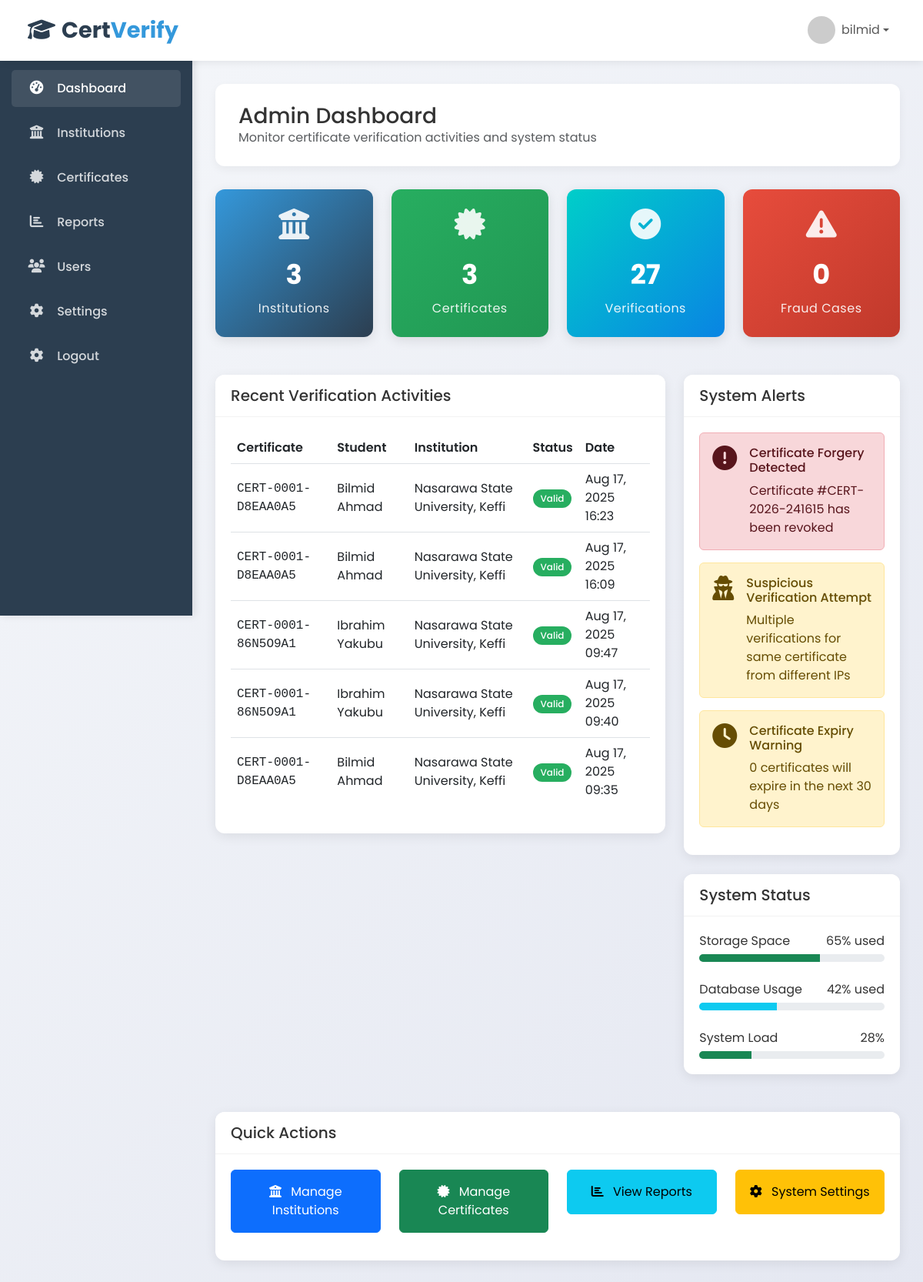
Page /admin/dashboard.php (signed in) on the committed database.
### tables this page shows
CREATE TABLE `verifications` (
  `id` int(11) NOT NULL,
  `certificate_id` int(11) NOT NULL,
  `verifier_ip` varchar(50) DEFAULT NULL,
  `verifier_details` text DEFAULT NULL,
  `verification_date` timestamp NOT NULL DEFAULT current_timestamp(),
  `status` enum('valid','invalid','revoked') NOT NULL
);

CREATE TABLE `certificates` (
  `id` int(11) NOT NULL,
  `institution_id` int(11) NOT NULL,
  `certificate_number` varchar(50) NOT NULL,
  `student_name` varchar(255) NOT NULL,
  `course_name` varchar(255) NOT NULL,
  `issue_date` date NOT NULL,
  `expiry_date` date DEFAULT NULL,
  `qr_code` varchar(255) DEFAULT NULL,
  `digital_signature` text DEFAULT NULL,
  `file_path` varchar(255) DEFAULT NULL,
  `is_revoked` tinyint(1) DEFAULT 0,
  `created_at` timestamp NOT NULL DEFAULT current_timestamp()
);

CREATE TABLE `institutions` (
  `id` int(11) NOT NULL,
  `name` varchar(255) NOT NULL,
  `email` varchar(255) NOT NULL,
  `password` varchar(255) NOT NULL,
  `address` text DEFAULT NULL,
  `phone` varchar(20) DEFAULT NULL,
  `api_key` varchar(255) DEFAULT NULL,
  `is_active` tinyint(1) DEFAULT 1,
  `created_at` timestamp NOT NULL DEFAULT current_timestamp(),
  `last_login` datetime DEFAULT NULL
);

### includes/db.php (called while the page is built, shortened)
<?php
class Database {
    private $conn;
    public function __construct() {
        $this->conn = new mysqli(DB_HOST, DB_USER, DB_PASS, DB_NAME);
    }
    public function query($sql) {
        return $this->conn->query($sql);
    }
}
$db = new Database();
?>

### admin/dashboard.php (the view, shortened to what this page needs)
<?php
global $db;
$institutionsCount = $db->query("SELECT COUNT(*) FROM institutions")->fetch_row()[0];
$certificatesCount = $db->query("SELECT COUNT(*) FROM certificates")->fetch_row()[0];
$verificationsCount = $db->query("SELECT COUNT(*) FROM verifications")->fetch_row()[0];
$fraudCases = $db->query("SELECT COUNT(*) FROM verifications WHERE status = 'revoked' OR status = 'invalid'")->fetch_row()[0];
$recentVerifications = $db->query("
    SELECT
        v.id,
        c.certificate_number,
        c.student_name as student,
        i.name as institution,
        v.status,
        v.verification_date as date
    FROM verifications v
    JOIN certificates c ON v.certificate_id = c.id
    JOIN institutions i ON c.institution_id = i.id
    ORDER BY v.verification_date DESC
    LIMIT 5
")->fetch_all(MYSQLI_ASSOC);
$systemAlerts = [
    [
        'type' => 'danger',
        'icon' => 'exclamation-circle',
        'title' => 'Certificate Forgery Detected',
        'message' => 'Certificate #CERT-'.date('Y').'-'.rand(100000,999999).' has been revoked'
    ],
    [
        'type' => 'warning',
        'icon' => 'user-secret',
        'title' => 'Suspicious Verification Attempt',
        'message' => 'Multiple verifications for same certificate from different IPs'
    ],
    [
        'type' => 'warning',
        'icon' => 'clock',
        'title' => 'Certificate Expiry Warning',
        'message' => $db->query("SELECT COUNT(*) FROM certificates WHERE DATEDIFF(expiry_date, NOW()) BETWEEN 0 AND 30")->fetch_row()[0].' certificates will expire in the next 30 days'
    ]
];
$storageUsage = 65;
$dbUsage = 42;
$systemLoad = 28;
?>
<!DOCTYPE html>
<html lang="en">
<head>
    <link href="https://cdn.jsdelivr.net/npm/bootstrap@5.3.0/dist/css/bootstrap.min.css" rel="stylesheet">
    <link rel="stylesheet" href="https://cdnjs.cloudflare.com/ajax/libs/font-awesome/6.4.0/css/all.min.css">
</head>
<body>
    <nav class="navbar navbar-expand-lg navbar-light">
        <div class="container-fluid">
            <a class="navbar-brand logo" href="dashboard.php">
                <i class="fas fa-graduation-cap me-2"></i>Cert<span>Verify</span>
            </a>
            <div class="collapse navbar-collapse" id="navbarNav">
                <ul class="navbar-nav ms-auto">
                    <li class="nav-item dropdown">
                        <a class="nav-link dropdown-toggle d-flex align-items-center" href="#" id="navbarDropdown" role="button" data-bs-toggle="dropdown">
                            <img src="https://ui-avatars.com/api/?name=Admin+User&background=3498db&color=fff" class="rounded-circle me-2" width="36" height="36">
                            <span><?php echo $_SESSION['admin_username'] ?? 'Admin'; ?></span>
                        </a>
                    </li>
                </ul>
            </div>
        </div>
    </nav>
    <div class="sidebar">
        <ul class="nav flex-column mt-3">
            <li class="nav-item">
                <a class="nav-link active" href="dashboard.php">
                    <i class="fas fa-tachometer-alt"></i> Dashboard
                </a>
            </li>
            <li class="nav-item">
                <a class="nav-link" href="manage-institutions.php">
                    <i class="fas fa-university"></i> Institutions
                </a>
            </li>
            <li class="nav-item">
                <a class="nav-link" href="manage-certificates.php">
                    <i class="fas fa-certificate"></i> Certificates
                </a>
            </li>
            <li class="nav-item">
                <a class="nav-link" href="reports.php">
                    <i class="fas fa-chart-bar"></i> Reports
                </a>
            </li>
            <li class="nav-item">
                <a class="nav-link" href="manage-users.php">
                    <i class="fas fa-users"></i> Users
                </a>
            </li>
            <li class="nav-item">
                <a class="nav-link" href="settings.php">
                    <i class="fas fa-cog"></i> Settings
                </a>
            </li>
            <li class="nav-item">
                <a class="nav-link" href="logout.php">
                    <i class="fas fa-cog"></i> Logout
                </a>
            </li>
        </ul>
    </div>
    <div class="main-content">
        <div class="dashboard-header">
            <h1 class="h3 mb-0">Admin Dashboard</h1>
            <p class="text-muted mb-0">Monitor certificate verification activities and system status</p>
        </div>
        <div class="row">
            <div class="col-xl-3 col-md-6">
                <div class="stat-card widget-primary fade-in">
                    <i class="fas fa-university"></i>
                    <div class="number"><?php echo number_format($institutionsCount); ?></div>
                    <div class="label">Institutions</div>
                </div>
            </div>
            <div class="col-xl-3 col-md-6">
                <div class="stat-card widget-success fade-in delay-1">
                    <i class="fas fa-certificate"></i>
                    <div class="number"><?php echo number_format($certificatesCount); ?></div>
                    <div class="label">Certificates</div>
                </div>
            </div>
            <div class="col-xl-3 col-md-6">
                <div class="stat-card widget-info fade-in delay-2">
                    <i class="fas fa-check-circle"></i>
                    <div class="number"><?php echo number_format($verificationsCount); ?></div>
                    <div class="label">Verifications</div>
                </div>
            </div>
            <div class="col-xl-3 col-md-6">
                <div class="stat-card widget-danger fade-in delay-3">
                    <i class="fas fa-exclamation-triangle"></i>
                    <div class="number"><?php echo number_format($fraudCases); ?></div>
                    <div class="label">Fraud Cases</div>
                </div>
            </div>
        </div>
        <div class="row mt-4">
            <div class="col-lg-8">
                <div class="content-card">
                    <div class="card-header">
                        <h5 class="mb-0">Recent Verification Activities</h5>
                    </div>
                    <div class="table-container">
                        <div class="table-responsive">
                            <table class="table">
                                <thead>
                                    <tr>
                                        <th>Certificate</th>
                                        <th>Student</th>
                                        <th>Institution</th>
                                        <th>Status</th>
                                        <th>Date</th>
                                    </tr>
                                </thead>
                                <tbody>
                                    <?php foreach ($recentVerifications as $verification): ?>
                                    <tr>
                                        <td class="font-monospace"><?php echo $verification['certificate_number']; ?></td>
                                        <td><?php echo htmlspecialchars($verification['student']); ?></td>
                                        <td><?php echo htmlspecialchars($verification['institution']); ?></td>
                                        <td>
                                            <?php if ($verification['status'] == 'valid'): ?>
                                                <span class="badge badge-valid">Valid</span>
                                            <?php elseif ($verification['status'] == 'revoked'): ?>
                                                <span class="badge badge-revoked">Revoked</span>
                                            <?php else: ?>
                                                <span class="badge badge-invalid">Invalid</span>
                                            <?php endif; ?>
                                        </td>
                                        <td><?php echo date('M j, Y H:i', strtotime($verification['date'])); ?></td>
                                    </tr>
                                    <?php endforeach; ?>
                                </tbody>
                            </table>
                        </div>
                    </div>
                </div>
            </div>
            <div class="col-lg-4">
                <div class="content-card">
                    <div class="card-header">
                        <h5 class="mb-0">System Alerts</h5>
                    </div>
                    <div class="table-container">
                        <?php foreach ($systemAlerts as $alert): ?>
                        <div class="alert alert-<?php echo $alert['type']; ?>">
                            <div class="d-flex">
                                <div class="flex-shrink-0 me-3">
                                    <i class="fas fa-<?php echo $alert['icon']; ?> fa-2x"></i>
                                </div>
                                <div>
                                    <h6><?php echo $alert['title']; ?></h6>
                                    <p class="mb-0"><?php echo $alert['message']; ?></p>
                                </div>
                            </div>
                        </div>
                        <?php endforeach; ?>
                    </div>
                </div>
                <div class="content-card mt-4">
                    <div class="card-header">
                        <h5 class="mb-0">System Status</h5>
                    </div>
                    <div class="table-container">
                        <div class="mb-4">
                            <div class="d-flex justify-content-between mb-1">
                                <span>Storage Space</span>
                                <span><?php echo $storageUsage; ?>% used</span>
                            </div>
                            <div class="progress">
                                <div class="progress-bar <?php echo $storageUsage > 80 ? 'bg-danger' : 'bg-success'; ?>"
                                     role="progressbar" style="width: <?php echo $storageUsage; ?>%"></div>
                            </div>
                        </div>
                        <div class="mb-4">
                            <div class="d-flex justify-content-between mb-1">
                                <span>Database Usage</span>
                                <span><?php echo $dbUsage; ?>% used</span>
                            </div>
                            <div class="progress">
                                <div class="progress-bar <?php echo $dbUsage > 80 ? 'bg-danger' : 'bg-info'; ?>"
                                     role="progressbar" style="width: <?php echo $dbUsage; ?>%"></div>
                            </div>
                        </div>
                        <div class="mb-0">
                            <div class="d-flex justify-content-between mb-1">
                                <span>System Load</span>
                                <span><?php echo $systemLoad; ?>%</span>
                            </div>
                            <div class="progress">
                                <div class="progress-bar <?php echo $systemLoad > 80 ? 'bg-danger' : ($systemLoad > 50 ? 'bg-warning' : 'bg-success'); ?>"
                                     role="progressbar" style="width: <?php echo $systemLoad; ?>%"></div>
                            </div>
                        </div>
                    </div>
                </div>
            </div>
        </div>
        <div class="row mt-4">
            <div class="col-12">
                <div class="content-card">
                    <div class="card-header">
                        <h5 class="mb-0">Quick Actions</h5>
                    </div>
                    <div class="table-container">
                        <div class="row">
                            <div class="col-md-3 mb-3">
                                <a href="manage-institutions.php" class="btn btn-primary w-100 py-3">
                                    <i class="fas fa-university me-2"></i> Manage Institutions
                                </a>
                            </div>
                            <div class="col-md-3 mb-3">
                                <a href="manage-certificates.php" class="btn btn-success w-100 py-3">
                                    <i class="fas fa-certificate me-2"></i> Manage Certificates
                                </a>
                            </div>
                            <div class="col-md-3 mb-3">
                                <a href="reports.php" class="btn btn-info w-100 py-3">
                                    <i class="fas fa-chart-bar me-2"></i> View Reports
                                </a>
                            </div>
                            <div class="col-md-3 mb-3">
                                <a href="settings.php" class="btn btn-warning w-100 py-3">
                                    <i class="fas fa-cog me-2"></i> System Settings
                                </a>
                            </div>
                        </div>
                    </div>
                </div>
            </div>
        </div>
    </div>
</body>
</html>

### rows in the picture
verifications: certificate.certificate_number "CERT-0001-D8EAA0A5", certificate.student_name "Bilmid Ahmad", institutions.name "Nasarawa State University, Keffi", status "Valid", verification_date "Aug 17, 2025 16:23"
verifications: certificate.certificate_number "CERT-0001-D8EAA0A5", certificate.student_name "Bilmid Ahmad", institutions.name "Nasarawa State University, Keffi", status "Valid", verification_date "Aug 17, 2025 16:09"
verifications: certificate.certificate_number "CERT-0001-86N5O9A1", certificate.student_name "Ibrahim Yakubu", institutions.name "Nasarawa State University, Keffi", status "Valid", verification_date "Aug 17, 2025 09:47"
verifications: certificate.certificate_number "CERT-0001-86N5O9A1", certificate.student_name "Ibrahim Yakubu", institutions.name "Nasarawa State University, Keffi", status "Valid", verification_date "Aug 17, 2025 09:40"
verifications: certificate.certificate_number "CERT-0001-D8EAA0A5", certificate.student_name "Bilmid Ahmad", institutions.name "Nasarawa State University, Keffi", status "Valid", verification_date "Aug 17, 2025 09:35"

### other values in the picture
$_SESSION['admin_username'] "bilmid"
$institutionsCount "3"
$certificatesCount "3"
$verificationsCount "27"
$fraudCases "0"
$alert['title'] "Certificate Forgery Detected"
$alert['message'] "Certificate #CERT-2026-241615 has been revoked"
$alert['title'] "Suspicious Verification Attempt"
$alert['message'] "Multiple verifications for same certificate from different IPs"
$alert['title'] "Certificate Expiry Warning"
$alert['message'] "0 certificates will expire in the next 30 days"
$storageUsage "65"
$dbUsage "42"
$systemLoad "28"
